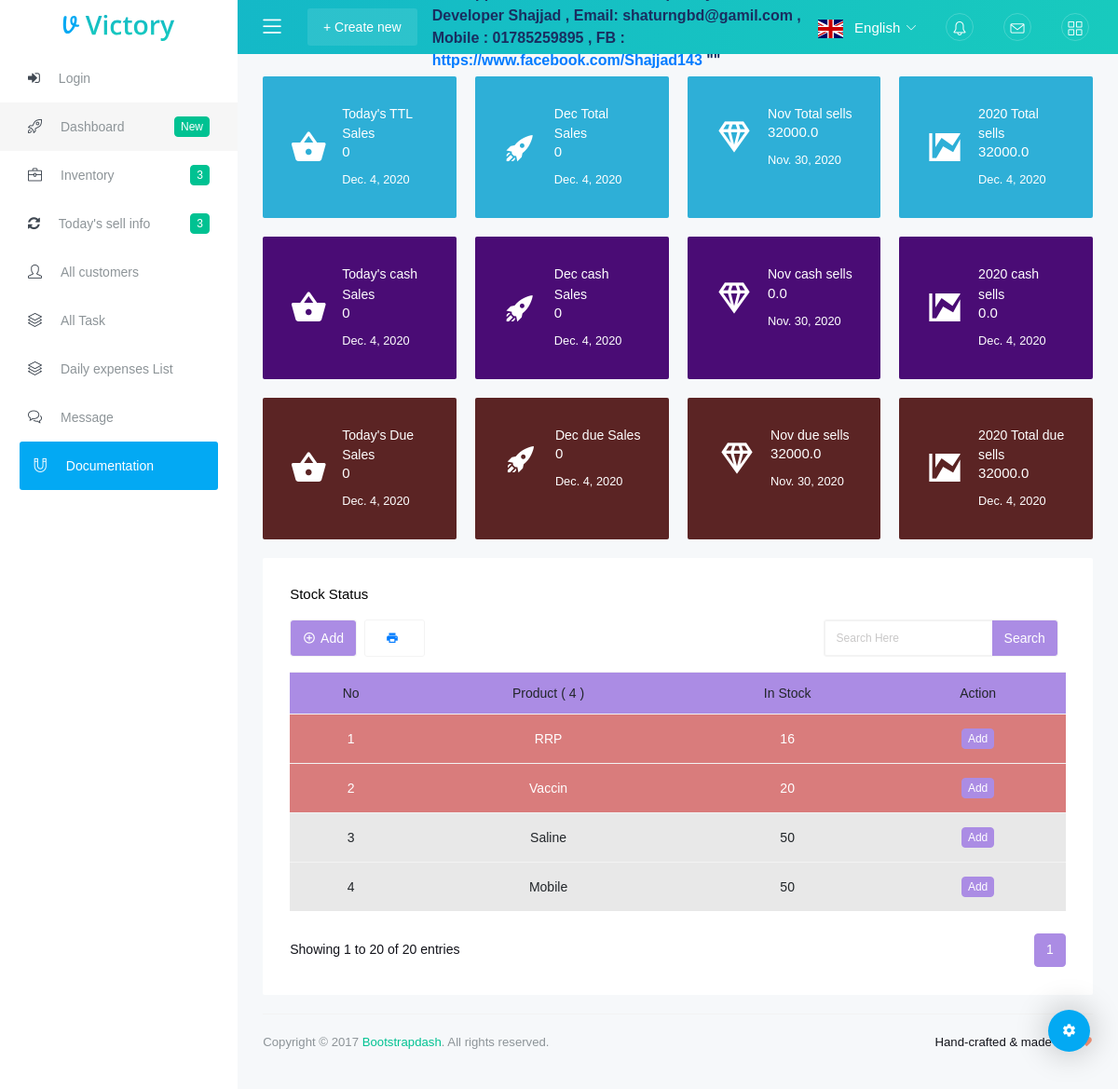
The page / on the database its author committed.
### Product_inventory_app/models.py (models this page shows, shortened)
class Stock(models.Model):
    invoice = models.ForeignKey(ImportInvoice, on_delete=models.SET_NULL, null=True, blank=True)
    product_name = models.CharField(max_length=250, unique=True)
    product_no = models.PositiveIntegerField(default=0, unique=True)
    quantity = models.PositiveIntegerField()
    unit_tag = models.CharField(max_length=200)
    class Meta:
        ordering = ['-product_no']

### Dashboard_app/views.py (the view)
# urls.py: path('', views.home, name='home'),
def home(request):
    today = date.today()
    previous_month = date.today().replace(day=1) - timedelta(days=1)
    today_sell_products = Product.objects.select_related('shade', 'customer', 'select_product').filter(
        created__day=today.day)
    today_due_sell_products = Product.objects.select_related('shade', 'customer', 'select_product').filter(
        created__day=today.day, sell_status='Due')
    current_month_sell_products = Product.objects.select_related('shade', 'customer', 'select_product').filter(
        created__month=today.month)
    current_month_due_sell_products = Product.objects.select_related('shade', 'customer', 'select_product').filter(
        created__month=today.month, sell_status='Due')
    current_year_sell_products = Product.objects.filter(created__year=today.year)
    current_year_due_sell_products = Product.objects.select_related('shade', 'customer', 'select_product').filter(
        created__year=today.year, sell_status='Due')
    prev_month_sell_products = Product.objects.select_related('shade', 'customer', 'select_product').filter(
        created__month=previous_month.month)
    prev_month_due_sell_products = Product.objects.select_related('shade', 'customer', 'select_product').filter(
        created__month=previous_month.month, sell_status='Due')
    stock_products = Stock.objects.select_related('invoice').all().order_by('quantity')
    total_stock_products = Stock.objects.select_related('invoice').all().count()
    today_total_sell = sum(item.total_price for item in today_sell_products)
    current_month_total_sell = sum(item.total_price for item in current_month_sell_products)
    prev_month_sell = sum(item.total_price for item in prev_month_sell_products)
    current_year_sell = sum(item.total_price for item in current_year_sell_products)
    today_total_due_sell = sum(item.total_price for item in today_due_sell_products)
    current_month_due_total_sell = sum(item.total_price for item in current_month_due_sell_products)
    prev_month_due_sell = sum(item.total_price for item in prev_month_due_sell_products)
    current_year_due_sell = sum(item.total_price for item in current_year_due_sell_products)
    today_cash_sale = today_total_sell - today_total_due_sell
    current_month_cash_sale = current_month_total_sell - current_month_due_total_sell
    prev_month_cash_sale = prev_month_sell - prev_month_due_sell
    current_year_cash_sale = current_year_sell - current_year_due_sell
    stock_search = request.GET.get('stock_search')
    if stock_search:
        stock_products = stock_products.filter(
            Q(product_name__icontains=stock_search)
        )
    paginator = Paginator(stock_products, 20)
    page_number = request.GET.get('page')
    stock_products = paginator.get_page(page_number)
    context = {
        'today_total_sell': today_total_sell,
        'current_month_total_sell': current_month_total_sell,
        'prev_month_sell': prev_month_sell,
        'current_year_sell': current_year_sell,
        'today_total_due_sell': today_total_due_sell,
        'current_month_due_total_sell': current_month_due_total_sell,
        'prev_month_due_sell': prev_month_due_sell,
        'current_year_due_sell': current_year_due_sell,
        'today_cash_sale': today_cash_sale,
        'current_month_cash_sale': current_month_cash_sale,
        'prev_month_cash_sale': prev_month_cash_sale,
        'current_year_cash_sale': current_year_cash_sale,
        'today': today,
        'previous_month': previous_month,
        'stock_products': stock_products,
        'total_stock_products': total_stock_products
    }
    return render(request, 'dashboard_app/home.html', context)

### templates/dashboard_app/home.html (shortened to what this page needs)
{% extends 'base/base.html' %}
{% load static %}
{% block content_block %}
<div class="row">
    <div class="col-md-6 col-lg-3 grid-margin stretch-card">
        <div class="card" style="background:#2eafd7; color:#fff;">
            <div class="card-body">
                <div class="d-flex align-items-center justify-content-md-center">
                    <i class="mdi mdi-basket icon-lg"></i>
                    <div class="ml-3">
                        <p class="mb-0">Today's TTL Sales</p>
                        <h6>{{ today_total_sell }}</h6>
                        <small>{{ today }}</small>
                    </div>
                </div>
            </div>
        </div>
    </div>
    <div class="col-md-6 col-lg-3 grid-margin stretch-card">
        <div class="card" style="background:#2eafd7; color:#fff;">
            <div class="card-body">
                <div class="d-flex align-items-center justify-content-md-center">
                    <i class="mdi mdi-rocket icon-lg"></i>
                    <div class="ml-3">
                        <p class="mb-0">{{ today|date:"M" }} Total Sales</p>
                        <h6>{{ current_month_total_sell }}</h6>
                        <small>{{ today }}</small>
                    </div>
                </div>
            </div>
        </div>
    </div>
    <div class="col-md-6 col-lg-3 grid-margin stretch-card">
        <div class="card" style="background:#2eafd7; color:#fff;">
            <div class="card-body">
                <div class="d-flex align-items-center justify-content-md-center">
                    <i class="mdi mdi-diamond icon-lg"></i>
                    <div class="ml-3">
                        <p class="mb-0">{{ previous_month|date:"M" }} Total sells</p>
                        <h6>{{ prev_month_sell }}</h6>
                        <small>{{ previous_month }}</small>
                    </div>
                </div>
            </div>
        </div>
    </div>
    <div class="col-md-6 col-lg-3 grid-margin stretch-card">
        <div class="card" style="background:#2eafd7; color:#fff;">
            <div class="card-body">
                <div class="d-flex align-items-center justify-content-md-center">
                    <i class="mdi mdi-chart-line-stacked icon-lg"></i>
                    <div class="ml-3">
                        <p class="mb-0">{{ today.year }} Total sells</p>
                        <h6>{{ current_year_sell }}</h6>
                        <small>{{ today }}</small>
                    </div>
                </div>
            </div>
        </div>
    </div>
</div>
<div class="row">
    <div class="col-md-6 col-lg-3 grid-margin stretch-card">
        <div class="card" style="background:#4a0c75; color:#fff;">
            <div class="card-body">
                <div class="d-flex align-items-center justify-content-md-center">
                    <i class="mdi mdi-basket icon-lg"></i>
                    <div class="ml-3">
                        <p class="mb-0">Today's cash Sales</p>
                        <h6>{{ today_cash_sale }}</h6>
                        <small>{{ today }}</small>
                    </div>
                </div>
            </div>
        </div>
    </div>
    <div class="col-md-6 col-lg-3 grid-margin stretch-card">
        <div class="card" style="background:#4a0c75; color:#fff;">
            <div class="card-body">
                <div class="d-flex align-items-center justify-content-md-center">
                    <i class="mdi mdi-rocket icon-lg"></i>
                    <div class="ml-3">
                        <p class="mb-0">{{ today|date:"M" }} cash Sales</p>
                        <h6>{{ current_month_cash_sale }}</h6>
                        <small>{{ today }}</small>
                    </div>
                </div>
            </div>
        </div>
    </div>
    <div class="col-md-6 col-lg-3 grid-margin stretch-card">
        <div class="card" style="background:#4a0c75; color:#fff;">
            <div class="card-body">
                <div class="d-flex align-items-center justify-content-md-center">
                    <i class="mdi mdi-diamond icon-lg"></i>
                    <div class="ml-3">
                        <p class="mb-0">{{ previous_month|date:"M" }} cash sells</p>
                        <h6>{{ prev_month_cash_sale }}</h6>
                        <small>{{ previous_month }}</small>
                    </div>
                </div>
            </div>
        </div>
    </div>
    <div class="col-md-6 col-lg-3 grid-margin stretch-card">
        <div class="card" style="background:#4a0c75; color:#fff;">
            <div class="card-body">
                <div class="d-flex align-items-center justify-content-md-center">
                    <i class="mdi mdi-chart-line-stacked icon-lg"></i>
                    <div class="ml-3">
                        <p class="mb-0">{{ today.year }} cash sells</p>
                        <h6>{{ current_year_cash_sale }}</h6>
                        <small>{{ today }}</small>
                    </div>
                </div>
            </div>
        </div>
    </div>
</div>
<div class="row">
    <div class="col-md-6 col-lg-3 grid-margin stretch-card">
        <div class="card" style="background:#5b2424; color:#fff;">
            <div class="card-body">
                <div class="d-flex align-items-center justify-content-md-center">
                    <i class="mdi mdi-basket icon-lg"></i>
                    <div class="ml-3">
                        <p class="mb-0">Today's Due Sales</p>
                        <h6>{{ today_total_due_sell }}</h6>
                        <small>{{ today }}</small>
                    </div>
                </div>
            </div>
        </div>
    </div>
    <div class="col-md-6 col-lg-3 grid-margin stretch-card">
        <div class="card" style="background:#5b2424; color:#fff;">
            <div class="card-body">
                <div class="d-flex align-items-center justify-content-md-center">
                    <i class="mdi mdi-rocket icon-lg"></i>
                    <div class="ml-3">
                        <p class="mb-0">{{ today|date:"M" }} due Sales</p>
                        <h6>{{ current_month_due_total_sell }}</h6>
                        <small>{{ today }}</small>
                    </div>
                </div>
            </div>
        </div>
    </div>
    <div class="col-md-6 col-lg-3 grid-margin stretch-card">
        <div class="card" style="background:#5b2424; color:#fff;">
            <div class="card-body">
                <div class="d-flex align-items-center justify-content-md-center">
                    <i class="mdi mdi-diamond icon-lg"></i>
                    <div class="ml-3">
                        <p class="mb-0">{{ previous_month|date:"M" }} due sells</p>
                        <h6>{{ prev_month_due_sell }}</h6>
                        <small>{{ previous_month }}</small>
                    </div>
                </div>
            </div>
        </div>
    </div>
    <div class="col-md-6 col-lg-3 grid-margin stretch-card">
        <div class="card" style="background:#5b2424; color:#fff;">
            <div class="card-body">
                <div class="d-flex align-items-center justify-content-md-center">
                    <i class="mdi mdi-chart-line-stacked icon-lg"></i>
                    <div class="ml-3">
                        <p class="mb-0">{{ today.year }} Total due sells</p>
                        <h6>{{ current_year_due_sell }}</h6>
                        <small>{{ today }}</small>
                    </div>
                </div>
            </div>
        </div>
    </div>
</div>
<div class="row grid-margin" id="stock">
    <div class="col-12">
        <div class="card">
            <div class="card-body">
                <h6 class="card-title">Stock status</h6>
                <form  action="#stock" method="GET">
                    <div class="d-flex table-responsive">
                        <div class="btn-group mr-2">
                            <button class="btn btn-sm btn-info"><a href="{% url 'Inventory:all-invoice' %}" class="text-light" style="text-decoration:none;"><i class="mdi mdi-plus-circle-outline"></i>Add</a></button>
                        </div>
                        <div class="btn-group mr-2">
                            <button type="button" class="btn btn-light"><a href="{% url 'Inventory:stock_product_report_pdf' %}" target="_blank"><i class="mdi mdi-printer"></i></a></button>
                        </div>
                        <div class="btn-group ml-auto mr-2 border-1">
                            <input type="text" class="form-control" name="stock_search" value="{{ request.GET.stock_search }}" placeholder="Search Here">
                            <input type="submit" class="btn btn-info btn-sm" value="Search">
                        </div>
                    </div>
                </form>
                <div class="table-responsive">
                    <table class="table mt-3 border-top text-center">
                        <thead>
                        <tr class="bg-info">
                            <th>No</th>
                            <th>Product ( {{ total_stock_products }} )</th>
                            <th>In Stock</th>
                            <th>Action</th>
                        </tr>
                        </thead>
                        <tbody>
                        {% for product in stock_products %}
                        <tr style="{% if product.quantity >= 0 and product.quantity < 10 %}background:#5b2424;color:#fff;{% elif product.quantity >= 10 and product.quantity <= 20 %}background:#d97c7c; color:#fff;{% elif product.quantity > 20 and product.quantity <= 30 %}background:#ceaaaa; color:#fff;{% else %}background:#e8e8e8;{% endif %}">
                            <td>{{ forloop.counter }}</td>
                            <td>{{ product.product_name }}</td>
                            <td>{{ product.quantity }}</td>
                            <td><a href="{% url 'Inventory:add-existing-product' product_id=product.pk %}" class="badge badge-info">Add</a></td>
                        </tr>
                        {% empty %}
                        <tr>
                            <td>None</td>
                            <td>None</td>
                            <td>None</td>
                        </tr>
                        {% endfor %}
                        </tbody>
                    </table>
                </div>
                <div class="d-flex align-items-center justify-content-between flex-column flex-sm-row mt-4">
                    <p class="mb-3 mb-sm-0">Showing 1 to 20 of 20 entries</p>
                    <nav>
                        <ul class="pagination pagination-info mb-0">
                            {% for num in stock_products.paginator.page_range %}
                            {% if stock_products.number == num %}
                            <li class="page-item active"><a class="page-link" href="?page={{ num }}">{{ num }}</a></li>
                            {% else %}
                            <li class="page-item"><a class="page-link" href="?page={{ num }}">{{ num }}</a></li>
                            {% endif %}
                            {% endfor %}
                        </ul>
                    </nav>
                </div>
            </div>
        </div>
    </div>
</div>
{% endblock %}

### rows shown on the page
Stock: product_name "RRP", quantity "16"
Stock: product_name "Vaccin", quantity "20"
Stock: product_name "Saline", quantity "50"
Stock: product_name "Mobile", quantity "50"

### other values the page prints
{{ today_total_sell }} "0"
{{ current_month_total_sell }} "0"
{{ previous_month|date:"M" }} "Nov"
{{ prev_month_sell }} "32000.0"
{{ previous_month }} "Nov. 30, 2020"
{{ current_year_sell }} "32000.0"
{{ today_cash_sale }} "0"
{{ current_month_cash_sale }} "0"
{{ prev_month_cash_sale }} "0.0"
{{ current_year_cash_sale }} "0.0"
{{ today_total_due_sell }} "0"
{{ current_month_due_total_sell }} "0"
{{ prev_month_due_sell }} "32000.0"
{{ current_year_due_sell }} "32000.0"
{{ total_stock_products }} "4"
